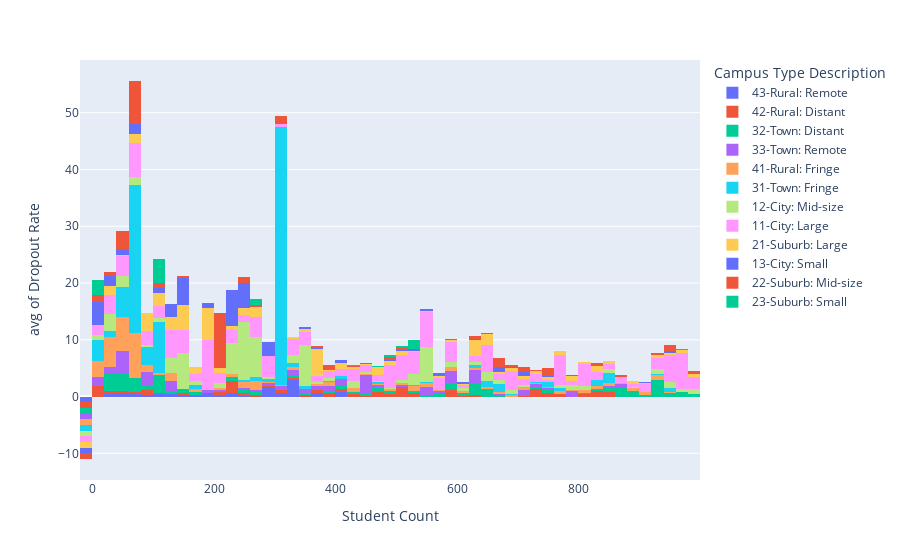

Write notebook code for a chart like this one.
### Code cell
#student count vs drop out rate per school type
figj1 = px.histogram(hodgepodge_df, x = "Student Count", y = "Dropout Rate", color= "Campus Type Description", histfunc="avg")
figj1.show()

### Figure 1 — Plotly figure (JSON) as saved in the notebook; plotly's stock layout.template omitted (floating-point values rounded to 4 significant figures; data arrays with more than 128 entries replaced by an {"elided": "..."} marker saying what was removed)
{"data": [{"alignmentgroup": "True", "bingroup": "x", "histfunc": "avg", "hovertemplate": "Campus Type Description=43-Rural: Remote<br>Student Count=%{x}<br>avg of Dropout Rate=%{y}<extra></extra>", "legendgroup": "43-Rural: Remote", "marker": {"color": "#636efa", "pattern": {"shape": ""}}, "name": "43-Rural: Remote", "offsetgroup": "43-Rural: Remote", "orientation": "v", "showlegend": true, "type": "histogram", "x": {"elided": "275 int values"}, "xaxis": "x", "y": {"elided": "275 float values"}, "yaxis": "y"}, {"alignmentgroup": "True", "bingroup": "x", "histfunc": "avg", "hovertemplate": "Campus Type Description=42-Rural: Distant<br>Student Count=%{x}<br>avg of Dropout Rate=%{y}<extra></extra>", "legendgroup": "42-Rural: Distant", "marker": {"color": "#EF553B", "pattern": {"shape": ""}}, "name": "42-Rural: Distant", "offsetgroup": "42-Rural: Distant", "orientation": "v", "showlegend": true, "type": "histogram", "x": {"elided": "482 int values"}, "xaxis": "x", "y": {"elided": "482 float values"}, "yaxis": "y"}, {"alignmentgroup": "True", "bingroup": "x", "histfunc": "avg", "hovertemplate": "Campus Type Description=32-Town: Distant<br>Student Count=%{x}<br>avg of Dropout Rate=%{y}<extra></extra>", "legendgroup": "32-Town: Distant", "marker": {"color": "#00cc96", "pattern": {"shape": ""}}, "name": "32-Town: Distant", "offsetgroup": "32-Town: Distant", "orientation": "v", "showlegend": true, "type": "histogram", "x": {"elided": "239 int values"}, "xaxis": "x", "y": {"elided": "239 float values"}, "yaxis": "y"}, {"alignmentgroup": "True", "bingroup": "x", "histfunc": "avg", "hovertemplate": "Campus Type Description=33-Town: Remote<br>Student Count=%{x}<br>avg of Dropout Rate=%{y}<extra></extra>", "legendgroup": "33-Town: Remote", "marker": {"color": "#ab63fa", "pattern": {"shape": ""}}, "name": "33-Town: Remote", "offsetgroup": "33-Town: Remote", "orientation": "v", "showlegend": true, "type": "histogram", "x": {"elided": "161 int values"}, "xaxis": "x", "y": {"elided": "161 float values"}, "yaxis": "y"}, {"alignmentgroup": "True", "bingroup": "x", "histfunc": "avg", "hovertemplate": "Campus Type Description=41-Rural: Fringe<br>Student Count=%{x}<br>avg of Dropout Rate=%{y}<extra></extra>", "legendgroup": "41-Rural: Fringe", "marker": {"color": "#FFA15A", "pattern": {"shape": ""}}, "name": "41-Rural: Fringe", "offsetgroup": "41-Rural: Fringe", "orientation": "v", "showlegend": true, "type": "histogram", "x": {"elided": "578 int values"}, "xaxis": "x", "y": {"elided": "578 float values"}, "yaxis": "y"}, {"alignmentgroup": "True", "bingroup": "x", "histfunc": "avg", "hovertemplate": "Campus Type Description=31-Town: Fringe<br>Student Count=%{x}<br>avg of Dropout Rate=%{y}<extra></extra>", "legendgroup": "31-Town: Fringe", "marker": {"color": "#19d3f3", "pattern": {"shape": ""}}, "name": "31-Town: Fringe", "offsetgroup": "31-Town: Fringe", "orientation": "v", "showlegend": true, "type": "histogram", "x": [23, 325, null, 86, null, 45, 762, 667, 328, 478, 247, 381, 38, 467, 666, 340, 108, 21, 172, 27, null, 357, 81, 287, 327, 372, null, null, 95, 532, 144, 61, 263, 122, 833, 467, null, 797, null, 6, 106, 17, 367, 9, 183, -1, 753, -1, 398, 922, null, 610, null, 261, 160, null, 394, 22, 217, 291, 465, 223, 658, -1, 90, null, 400, null, 680, 728, 638, null, null, 88, 697, 524, 288, 681, 340, 294, 129, 295, 140, null, 302, 341, 859, 436, 438, 945, 57, 550, 561, 353, 177], "xaxis": "x", "y": [0, 0, 3.2, 5.8, 0.3, 0, 0.5, 0, 0, 0.4, 0.4, 0, 0, 0.6, 3, 0.9, 4.6, 4.8, 0, 0, 0.5, 1.4, 0, 0.7, 1.8, 0, 0.7, 0.4, 1.1, 0, 0, 26.2, 1.5, 0, 1, 0, 2.7, 0.1, 0.5, 0, 13.2, 0, 0, 11.1, 0, -1, 0.8, -1, 0, 0.1, 0.1, 0, 2.3, 0, 1.9, 0.5, 0.5, 0, 0, 0, 0, 0, 1.1, -1, 2.2, 0.2, 0.5, 1.2, 0.7, 0.3, 0.5, 0.1, 0.4, 6.8, 0.1, 0.6, 0.3, 0, 0, 0.7, 0, 1.4, 0, 0.2, 45.4, 0, 1.9, 0, 0, 0.8, 10.5, 0.2, 0, 0, 0], "yaxis": "y"}, {"alignmentgroup": "True", "bingroup": "x", "histfunc": "avg", "hovertemplate": "Campus Type Description=12-City: Mid-size<br>Student Count=%{x}<br>avg of Dropout Rate=%{y}<extra></extra>", "legendgroup": "12-City: Mid-size", "marker": {"color": "#B6E880", "pattern": {"shape": ""}}, "name": "12-City: Mid-size", "offsetgroup": "12-City: Mid-size", "orientation": "v", "showlegend": true, "type": "histogram", "x": {"elided": "265 int values"}, "xaxis": "x", "y": {"elided": "265 float values"}, "yaxis": "y"}, {"alignmentgroup": "True", "bingroup": "x", "histfunc": "avg", "hovertemplate": "Campus Type Description=11-City: Large<br>Student Count=%{x}<br>avg of Dropout Rate=%{y}<extra></extra>", "legendgroup": "11-City: Large", "marker": {"color": "#FF97FF", "pattern": {"shape": ""}}, "name": "11-City: Large", "offsetgroup": "11-City: Large", "orientation": "v", "showlegend": true, "type": "histogram", "x": {"elided": "1063 int values"}, "xaxis": "x", "y": {"elided": "1063 float values"}, "yaxis": "y"}, {"alignmentgroup": "True", "bingroup": "x", "histfunc": "avg", "hovertemplate": "Campus Type Description=21-Suburb: Large<br>Student Count=%{x}<br>avg of Dropout Rate=%{y}<extra></extra>", "legendgroup": "21-Suburb: Large", "marker": {"color": "#FECB52", "pattern": {"shape": ""}}, "name": "21-Suburb: Large", "offsetgroup": "21-Suburb: Large", "orientation": "v", "showlegend": true, "type": "histogram", "x": {"elided": "695 int values"}, "xaxis": "x", "y": {"elided": "695 float values"}, "yaxis": "y"}, {"alignmentgroup": "True", "bingroup": "x", "histfunc": "avg", "hovertemplate": "Campus Type Description=13-City: Small<br>Student Count=%{x}<br>avg of Dropout Rate=%{y}<extra></extra>", "legendgroup": "13-City: Small", "marker": {"color": "#636efa", "pattern": {"shape": ""}}, "name": "13-City: Small", "offsetgroup": "13-City: Small", "orientation": "v", "showlegend": true, "type": "histogram", "x": {"elided": "135 int values"}, "xaxis": "x", "y": {"elided": "135 float values"}, "yaxis": "y"}, {"alignmentgroup": "True", "bingroup": "x", "histfunc": "avg", "hovertemplate": "Campus Type Description=22-Suburb: Mid-size<br>Student Count=%{x}<br>avg of Dropout Rate=%{y}<extra></extra>", "legendgroup": "22-Suburb: Mid-size", "marker": {"color": "#EF553B", "pattern": {"shape": ""}}, "name": "22-Suburb: Mid-size", "offsetgroup": "22-Suburb: Mid-size", "orientation": "v", "showlegend": true, "type": "histogram", "x": [80, null, 506, 515, 632, 836, 946, 43, 490, null, 621, 611, null, 71, 597, 525, 432, 304, 153, 547, 243, 22, -1, -1, 541, 15, null, 874, 657, 773, 645, null, null, 9, 36, null, 987, 754, 690, 638, 930, 16, 818, 27, null, 449, 14, 711, 7, 12, 208, 713, 682, null, 149, 5, 999, null, 741, 177, 6, 954, 389, 482, 269, null, -1, 750, null, 694, 152, 396, 106, 5, null, 376, 428, null, 58, -1, 436, 450, 5, null, 640, 276, null, null, 666, 732, null, null, null, 52, 20, 662, null, 902, 520, 715, 379, null, 698, null, 360, 257, 7, 476, null, 798, 78, 48], "xaxis": "x", "y": [0, 1.8, 0.6, 0.2, 0.6, 0.5, 1.8, 11.6, 0.8, 1, 0.2, 0, 2.4, 12.7, 0.2, 0, 0.2, 1.3, 0, 0, 0, 0, -1, -1, 0, 0, 0.2, 0.3, 0.5, 0, 0, 1.4, 0.3, 0, 2.8, 0.7, 1.1, 0.4, 1, 0.6, 0.3, 0, 0.1, 0, 0.8, 0, 0, 0.3, 0, 0, 9.6, 0.4, 0.4, 0.4, 0.7, 0, 0.1, 3.6, 3.8, 0, 0, 0.2, 1.5, 0.2, 0, 0.4, -1, 0, 0.5, 0, 0, 0.3, 0.9, 0, 1.4, 0, 0.2, 0.5, 0, -1, 0, 0.2, 0, 0.2, 0, 0.7, 0.1, 2.3, 2.7, 0.3, 0.4, 0, 0.1, 0, 0, 0.6, 0, 0.1, 0, 2.1, 0.8, 1.5, 0, 0.6, 0.3, 1.9, 14.3, 0, 1.8, 0.1, 2.6, 2.1], "yaxis": "y"}, {"alignmentgroup": "True", "bingroup": "x", "histfunc": "avg", "hovertemplate": "Campus Type Description=23-Suburb: Small<br>Student Count=%{x}<br>avg of Dropout Rate=%{y}<extra></extra>", "legendgroup": "23-Suburb: Small", "marker": {"color": "#00cc96", "pattern": {"shape": ""}}, "name": "23-Suburb: Small", "offsetgroup": "23-Suburb: Small", "orientation": "v", "showlegend": true, "type": "histogram", "x": [9, null, 497, 512, 91, 93, null, null, null, 210, 24, 115, 425, 471, 972, 493, 259, 532, 266, 460, 223, 230, 120, 19], "xaxis": "x", "y": [0, 0.3, 0, 0.2, 0, 0, 0, 2.4, 1.4, 0, 0, 4.3, 0.2, 0.2, 0.3, 0.6, 0, 1.7, 1.1, 0.2, 0, 0, 0, 5.3], "yaxis": "y"}], "layout": {"barmode": "relative", "legend": {"title": {"text": "Campus Type Description"}, "tracegroupgap": 0}, "margin": {"t": 60}, "xaxis": {"anchor": "y", "domain": [0, 1], "title": {"text": "Student Count"}}, "yaxis": {"anchor": "x", "domain": [0, 1], "title": {"text": "avg of Dropout Rate"}}}}
